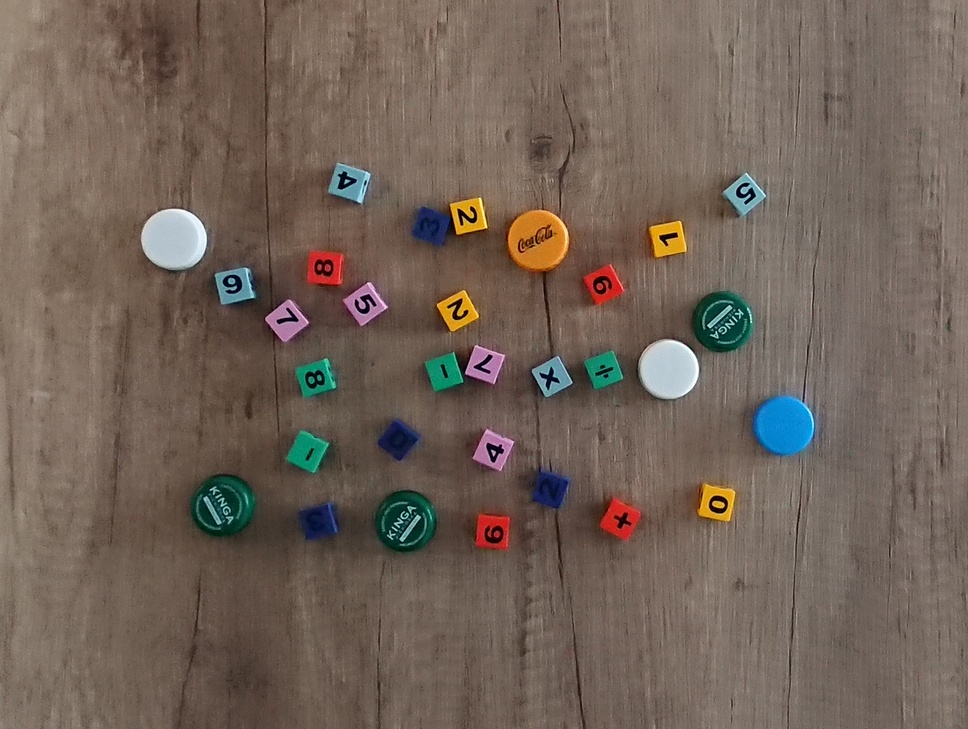
%> input picture PROJECT5/data/image1.jpg, 968 x 729 px, shrunk from 1776 x 1338 before the run
$ octave zadanie1v2.m   (GNU Octave 9; MATLAB toolbox functions it lacks are replaced by stand-ins)
%> lines starting %> are read from the running program, lines starting %| are printed output that depends on the picture; in (x1, y1, x2, y2) boxes, pixels count from 0 and x2, y2 are one past the last pixel; in counts of white or black regions, pixels touching at a corner belong together; the program's own positions count from 1
### PROJECT5/createMask.m
function [BW,maskedRGBImage] = createMask(RGB)
%createMask  Threshold RGB image using auto-generated code from colorThresholder app.
%  [BW,MASKEDRGBIMAGE] = createMask(RGB) thresholds image RGB using
%  auto-generated code from the colorThresholder app. The colorspace and
%  range for each channel of the colorspace were set within the app. The
%  segmentation mask is returned in BW, and a composite of the mask and
%  original RGB images is returned in maskedRGBImage.

% Auto-generated by colorThresholder app on 21-May-2020
%------------------------------------------------------


% Convert RGB image to chosen color space
I = rgb2hsv(RGB);

% Define thresholds for channel 1 based on histogram settings
channel1Min = 0.930;
channel1Max = 0.424;

% Define thresholds for channel 2 based on histogram settings
channel2Min = 0.000;
channel2Max = 0.674;

% Define thresholds for channel 3 based on histogram settings
channel3Min = 0.000;
channel3Max = 0.876;

% Create mask based on chosen histogram thresholds
sliderBW = ( (I(:,:,1) >= channel1Min) | (I(:,:,1) <= channel1Max) ) & ...
    (I(:,:,2) >= channel2Min ) & (I(:,:,2) <= channel2Max) & ...
    (I(:,:,3) >= channel3Min ) & (I(:,:,3) <= channel3Max);
BW = sliderBW;

% Invert mask
BW = ~BW;

% Initialize output masked image based on input image.
maskedRGBImage = RGB;

% Set background pixels where BW is false to zero.
maskedRGBImage(repmat(~BW,[1 1 3])) = 0;

end

### PROJECT5/segmentImage.m
function [BW,maskedImage] = segmentImage(RGB,MASK)
%segmentImage Segment image using auto-generated code from imageSegmenter app
%  [BW,MASKEDIMAGE] = segmentImage(RGB,MASK) segments image RGB using
%  auto-generated code from the imageSegmenter app. The final segmentation
%  is returned in BW, and a masked image is returned in MASKEDIMAGE.

% Auto-generated by imageSegmenter app on 26-May-2020
%----------------------------------------------------


% Convert RGB image into L*a*b* color space.
X = rgb2lab(RGB);

% Create empty mask.
BW = false(size(X,1),size(X,2));

% Load Mask
BW = MASK;

% Fill holes
BW = imfill(BW, 'holes');

% Open mask with disk
radius = 12;
decomposition = 0;
se = strel('disk', radius, decomposition);
BW = imopen(BW, se);

% Create masked image.
maskedImage = RGB;
maskedImage(repmat(~BW,[1 1 3])) = 0;
end

### PROJECT5/zadanie1v2.m
clc
clear all
close all

% Load the idx'th images from the directories
image1 = imread('./data/image1.jpg');
%> image1 is the input picture: size 729x968x3 uint8; mean R, G, B 113.3, 98.6, 88.1
image2 = imread('./data/image2.jpg');
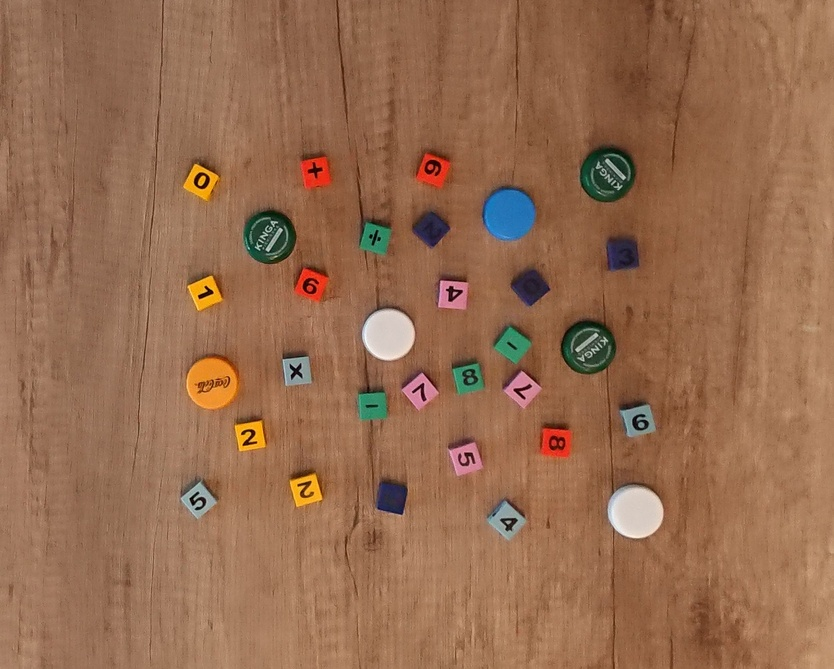
%> input picture PROJECT5/data/image2.jpg, 834 x 669 px, shrunk from 1530 x 1227 before the run
%> image2 is the input picture: size 669x834x3 uint8; mean R, G, B 150.3, 108, 79.8
image3 = imread('./data/image3.jpg');
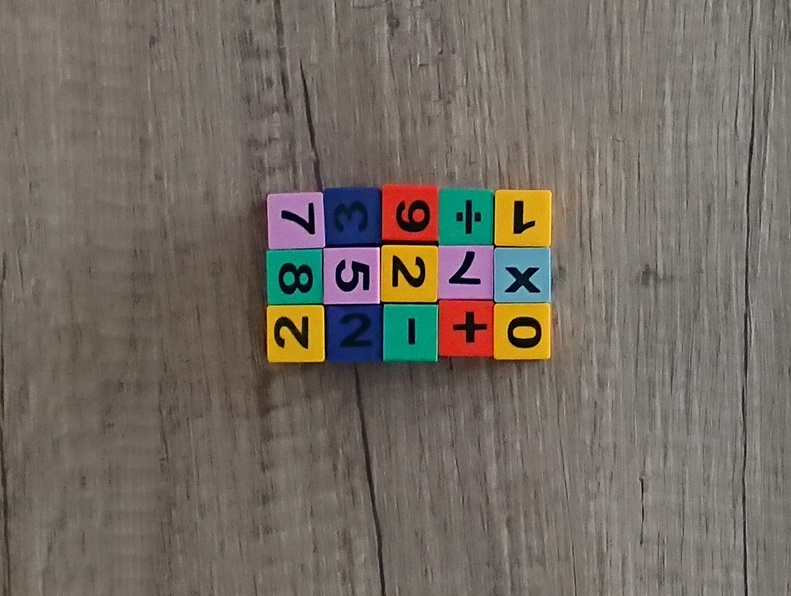
%> input picture PROJECT5/data/image3.jpg, 791 x 596 px, shrunk from 1451 x 1094 before the run
%> image3 is the input picture: size 596x791x3 uint8; mean R, G, B 115.5, 107.3, 98.8

rgbImage={image1, image2, image3}
%> rgbImage = 3 items
for i=1:3
    redChannel = rgbImage{i}(:, :, 1);
    greenChannel = rgbImage{i}(:, :, 2);
    blueChannel = rgbImage{i}(:, :, 3);

    % Get means
    meanR(i) =mean( mean(redChannel(1:50,:)));
    meanG(i) =mean( mean(greenChannel(1:50,:)));
    meanB(i) = mean(mean(blueChannel(1:50,:)));
end
%> this loop made 3 passes
%> pass 1, `blueChannel = rgbImage{i}(:, :, 3);`:
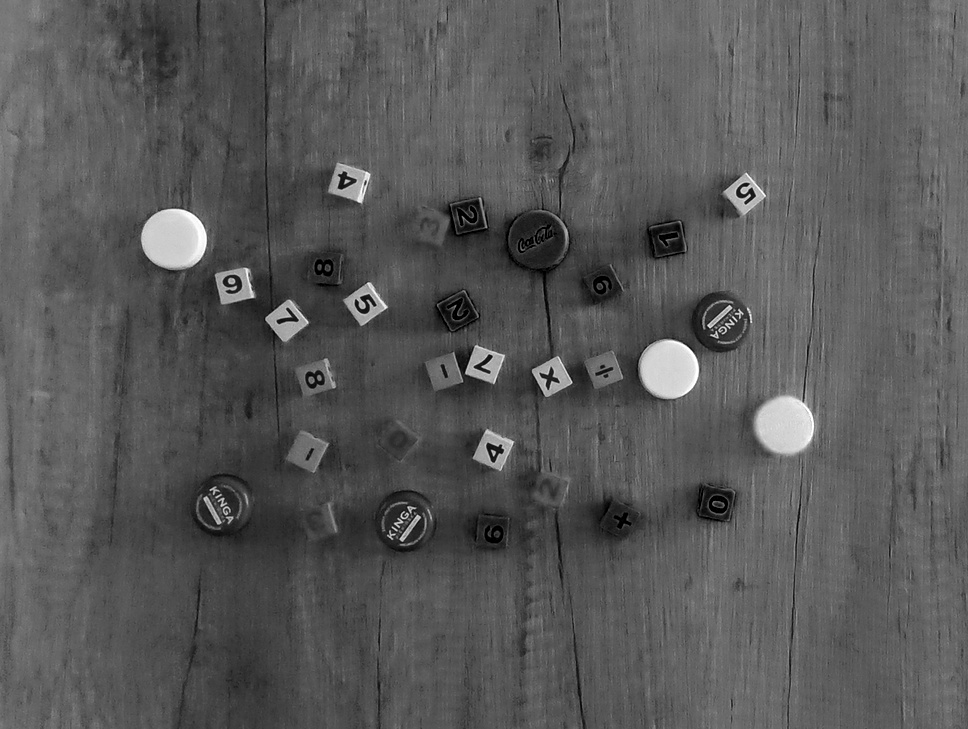
%> blueChannel: size 729x968 uint8; min 0, max 255, mean 88.1
%> pass 2, `redChannel = rgbImage{i}(:, :, 1);`:
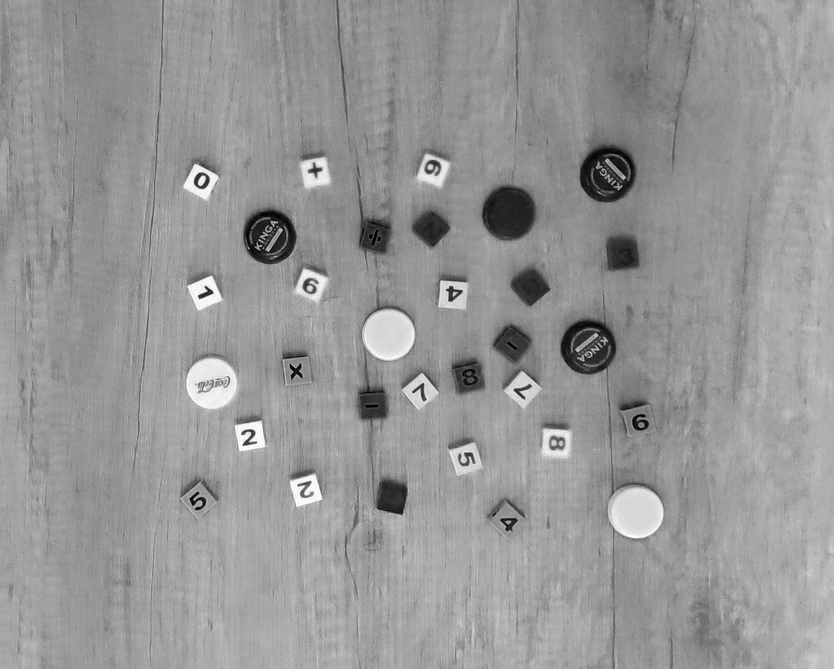
%> redChannel: size 669x834 uint8; min 0, max 255, mean 150.3
%> after the loop, meanB = [95.27 75.44 107.3]; meanG = [107.3 102.5 114.4]; meanR = [124.6 144.2 121.6]

avgR=mean(meanR);
%> avgR = 130.1
avgG=mean(meanG);
%> avgG = 108.1
avgB=mean(meanB);
%> avgB = 92.67

I1 = (image1);
I1(:,:,1)=I1(:,:,1)*(avgR/meanR(1));
I1(:,:,2)=I1(:,:,2)*(avgG/meanG(1));
I1(:,:,3)=I1(:,:,3)*(avgB/meanB(1));

I2 = (image2);
I2(:,:,1)=I2(:,:,1)*(avgR/meanR(2));
I2(:,:,2)=I2(:,:,2)*(avgG/meanG(2));
I2(:,:,3)=I2(:,:,3)*(avgB/meanB(2));

I3 = (image3);
I3(:,:,1)=I3(:,:,1)*(avgR/meanR(3));
I3(:,:,2)=I3(:,:,2)*(avgG/meanG(3));
I3(:,:,3)=I3(:,:,3)*(avgB/meanB(3));

I=I1;
img=image1;

figure
imshow([I, img]);
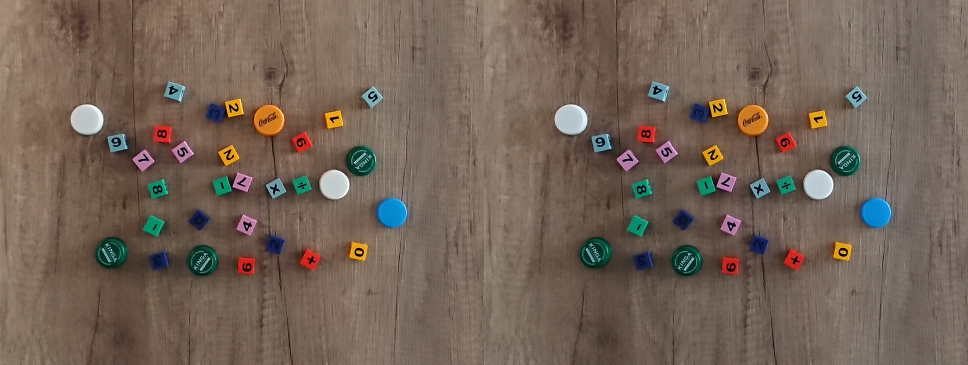
%> displayed picture: size 729x1936x3, on the screen's scale of 0 to 255 (shown at 1/2 size); mean R, G, B 115.8, 99, 86.9
hold off

[BW,maskedRGBImage]=createMask(I);
%> in createMask, `I = rgb2hsv(RGB);`: I: size 729x968x3 double; mean H, S, V 0.1, 0.317, 0.475
%> in createMask, `sliderBW = ( (I(:,:,1) >= channel1Min) | (I(:,:,1) <= channel1Max) ) &..`:
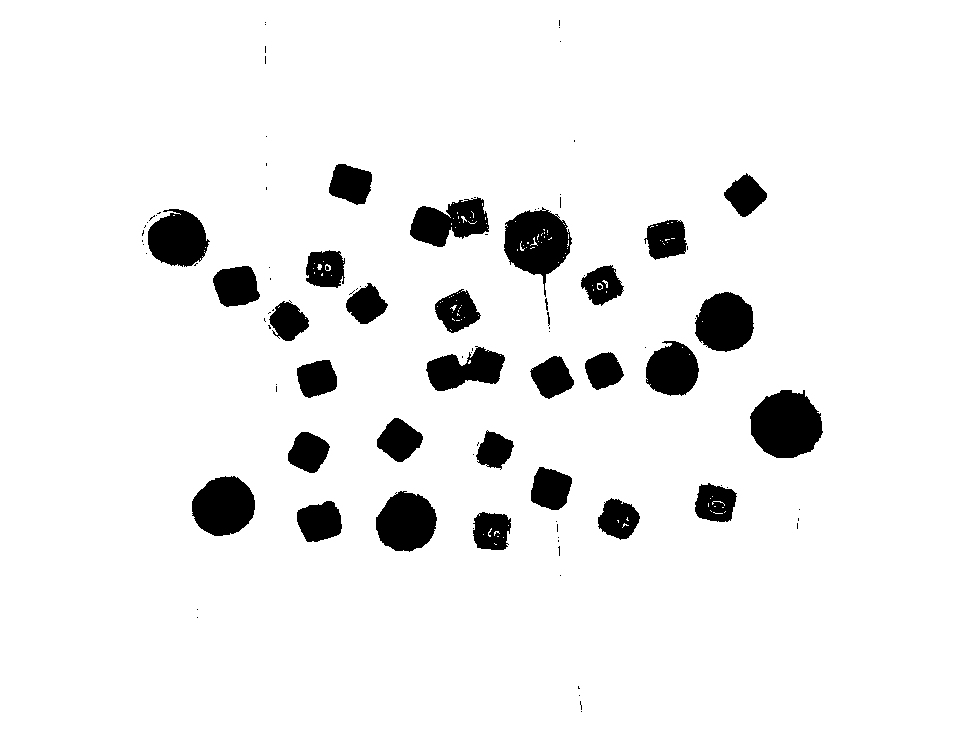
%> sliderBW: size 729x968 logical; 93.1% white; 98 black regions (67 under 20 px), largest, box (x1, y1, x2, y2) and area: (750, 390, 823, 458) 3760, (504, 207, 572, 297) 3363, (192, 476, 255, 536) 2893
% figure
% imshow(maskedRGBImage)
% hold off

[BW1,segmentedImage]=segmentImage(I,BW);
%> in segmentImage, `X = rgb2lab(RGB);`: X: size 729x968x3 double; mean of channels 1, 2, 3 43.6, 5.7, 10.9
%> in segmentImage, `BW = imfill(BW, 'holes');`: BW: size 729x968 logical; 7% white; 98 white regions (67 under 20 px), largest, box (x1, y1, x2, y2) and area: (750, 390, 823, 458) 3760, (504, 207, 572, 297) 3474, (192, 476, 255, 536) 2893
%> in segmentImage, `BW = imopen(BW, se);`:
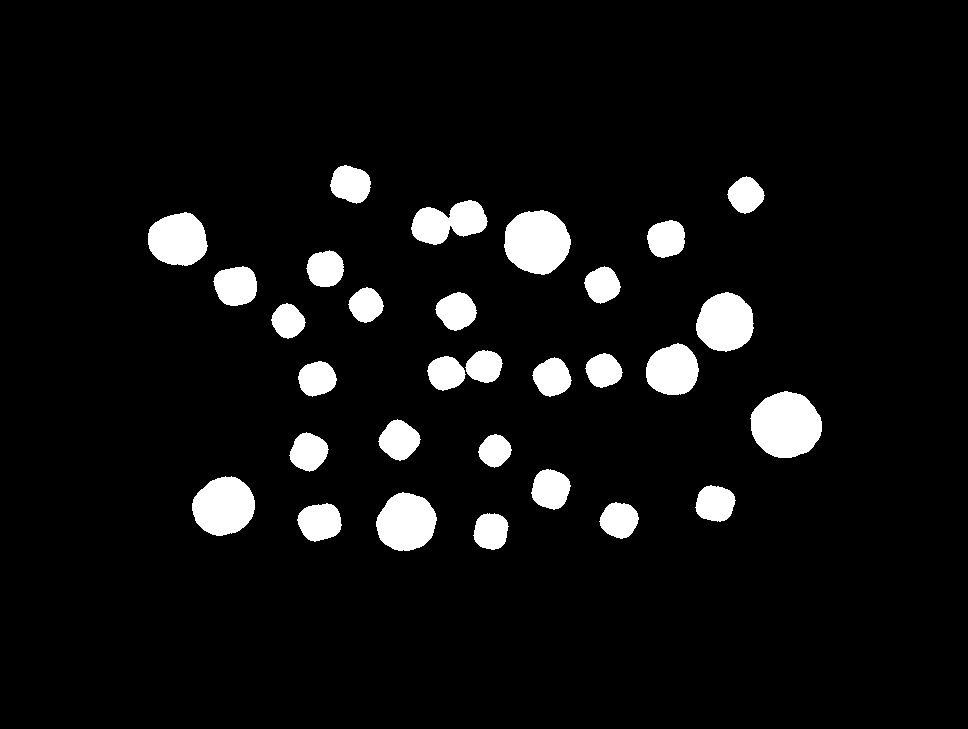
%> BW: size 729x968 logical; 6.5% white; 30 white regions, largest, box (x1, y1, x2, y2) and area: (750, 391, 822, 458) 3672, (504, 210, 571, 275) 3326, (192, 476, 255, 536) 2858

figure
imshow(segmentedImage)
hold off

figure
imshow(BW1)
hold off

CC=bwconncomp(segmentedImage)
%> CC = 30 connected components

% CC_binary=bwconncomp(BW1)
